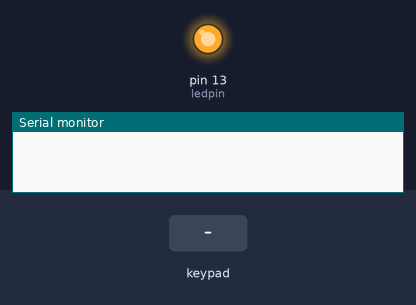
The sketch below on a simulated Arduino Uno, built with avr-gcc and run on an emulated ATmega328P. Parts: output pins drawn as LEDs (lit = HIGH), the last lines printed to the serial monitor. The inputs (shaded band) are chosen by the test bench.

Above: at 1.2 s.
1.3 s: keypad keys 5 4 3 2 * pressed 0.4 s apart
At 3.7 s:
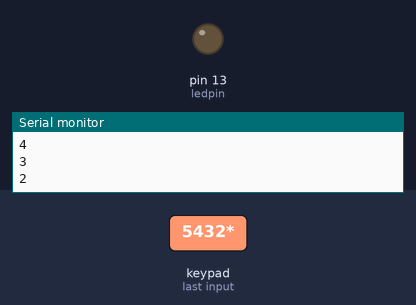
4.8 s: key '#' pressed
At 6.0 s:
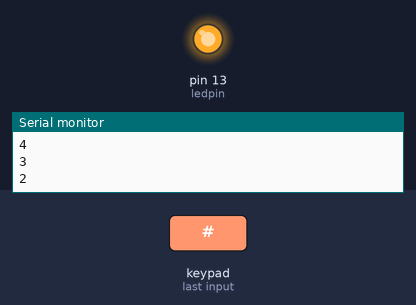
6.3 s: key '*' pressed
At 7.5 s:
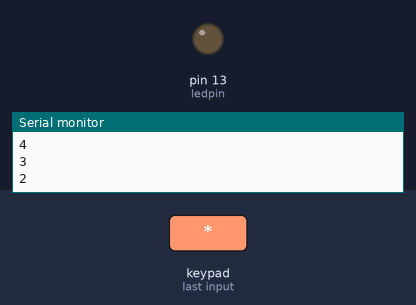
Timing chart, 0 to 9.3 s (numbered marks = the images above; inputs shaded):
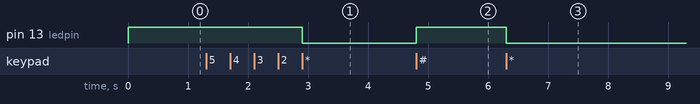

The sketch:

DynamicKeypad.ino
```cpp
#include <Keypad.h>

const byte ROWS = 4; // Four rows
const byte COLS = 3; // Three columns
// Define the Keymap
char keys[ROWS][COLS] = {
  {'1','2','3'},
  {'4','5','6'},
  {'7','8','9'},
  {'#','0','*'}
};
// Connect keypad ROW0, ROW1, ROW2 and ROW3 to these Arduino pins.
byte rowPins[ROWS] = { 5, 4, 3, 2 };
// Connect keypad COL0, COL1 and COL2 to these Arduino pins.
byte colPins[COLS] = { 8, 7, 6 };

// Create the Keypad
Keypad kpd = Keypad( makeKeymap(keys), rowPins, colPins, ROWS, COLS );

#define ledpin 13

void setup()
{
  pinMode(ledpin,OUTPUT);
  digitalWrite(ledpin, HIGH);
  Serial.begin(9600);
}

void loop()
{
  char key = kpd.getKey();
  if(key)  // Check for a valid key.
  {
    switch (key)
    {
      case '*':
        digitalWrite(ledpin, LOW);
        break;
      case '#':
        digitalWrite(ledpin, HIGH);
        break;
      default:
        Serial.println(key);
    }
  }
}
```

Measured:
- after the input at 1.3 s, pin 13 (ledpin): HIGH → LOW after 1.6 s
- after the input at 4.8 s, pin 13 (ledpin): LOW → HIGH at once
- after the input at 6.3 s, pin 13 (ledpin): HIGH → LOW at once
